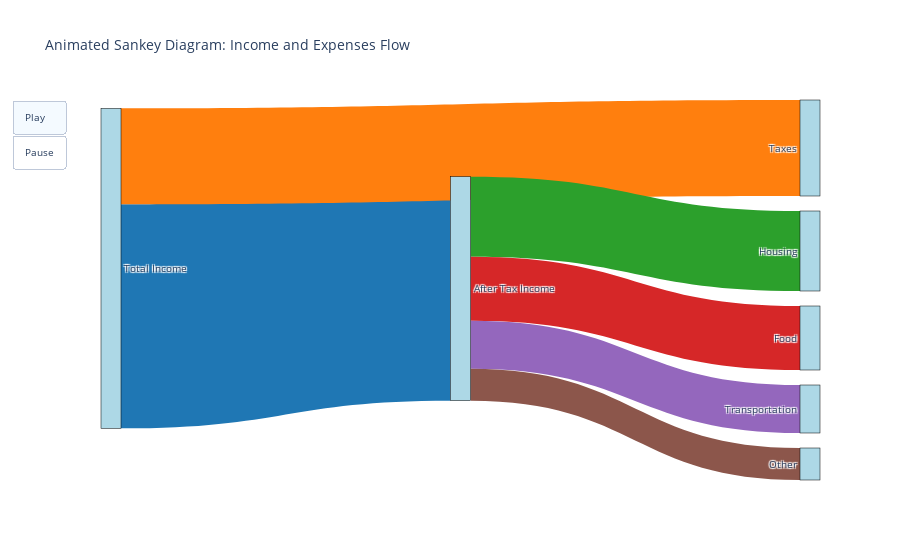

Notebook source saved alongside this figure:
### Code cell
import plotly.graph_objects as go

# Data for three years
years = [2018, 2019, 2020]
data = {
    2018: {
        "source": [0, 0, 1, 1, 1, 1],
        "target": [1, 2, 3, 4, 5, 6],
        "value":  [70000, 30000, 25000, 20000, 15000, 10000],
        "color":  ["#1f77b4", "#ff7f0e", "#2ca02c", "#d62728", "#9467bd", "#8c564b"]
    },
    2019: {
        "source": [0, 0, 1, 1, 1, 1],
        "target": [1, 2, 3, 4, 5, 6],
        "value":  [75000, 35000, 28000, 22000, 16000, 9000],
        "color":  ["#1f77b4", "#ff7f0e", "#2ca02c", "#d62728", "#9467bd", "#8c564b"]
    },
    2020: {
        "source": [0, 0, 1, 1, 1, 1],
        "target": [1, 2, 3, 4, 5, 6],
        "value":  [80000, 40000, 30000, 25000, 17000, 8000],
        "color":  ["#1f77b4", "#ff7f0e", "#2ca02c", "#d62728", "#9467bd", "#8c564b"]
    }
}

# Node labels
node_labels = ["Total Income", "After Tax Income", "Taxes", "Housing", "Food", "Transportation", "Other"]

# Create initial figure
fig = go.Figure()

# Add frames, one for each year
frames = []

for year in years:
    frames.append(go.Frame(
        data=[go.Sankey(
            node=dict(
                pad=15,
                thickness=20,
                line=dict(color="black", width=0.5),
                label=node_labels,
                color="lightblue"
            ),
            link=dict(
                source=data[year]["source"],
                target=data[year]["target"],
                value=data[year]["value"],
                color=data[year]["color"]
            )
        )],
        name=str(year)
    ))

# Add initial data
fig.add_trace(go.Sankey(
    node=dict(
        pad=15,
        thickness=20,
        line=dict(color="black", width=0.5),
        label=node_labels,
        color="lightblue"
    ),
    link=dict(
        source=data[years[0]]["source"],
        target=data[years[0]]["target"],
        value=data[years[0]]["value"],
        color=data[years[0]]["color"]
    )
))

# Update layout
fig.update_layout(
    title_text="Animated Sankey Diagram: Income and Expenses Flow",
    font_size=10,
    updatemenus=[dict(
        type="buttons",
        buttons=[
            dict(label="Play",
                 method="animate",
                 args=[None, {"frame": {"duration": 1000, "redraw": True},
                              "fromcurrent": True, "transition": {"duration": 300, "easing": "quadratic-in-out"}}]),
            dict(label="Pause",
                 method="animate",
                 args=[[None], {"frame": {"duration": 0, "redraw": False},
                                "mode": "immediate",
                                "transition": {"duration": 0}}])
        ]
    )]
)

# Add frames to the figure
fig.frames = frames

# Show the figure
fig.show()

### Figure 1 — Plotly figure (JSON) as saved in the notebook; plotly's stock layout.template omitted (floating-point values rounded to 4 significant figures)
{"data": [{"link": {"color": ["#1f77b4", "#ff7f0e", "#2ca02c", "#d62728", "#9467bd", "#8c564b"], "source": [0, 0, 1, 1, 1, 1], "target": [1, 2, 3, 4, 5, 6], "value": [70000, 30000, 25000, 20000, 15000, 10000]}, "node": {"color": "lightblue", "label": ["Total Income", "After Tax Income", "Taxes", "Housing", "Food", "Transportation", "Other"], "line": {"color": "black", "width": 0.5}, "pad": 15, "thickness": 20}, "type": "sankey"}], "layout": {"font": {"size": 10}, "title": {"text": "Animated Sankey Diagram: Income and Expenses Flow"}, "updatemenus": [{"buttons": [{"args": [null, {"frame": {"duration": 1000, "redraw": true}, "fromcurrent": true, "transition": {"duration": 300, "easing": "quadratic-in-out"}}], "label": "Play", "method": "animate"}, {"args": [[null], {"frame": {"duration": 0, "redraw": false}, "mode": "immediate", "transition": {"duration": 0}}], "label": "Pause", "method": "animate"}], "type": "buttons"}]}}
